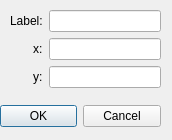
<?xml version="1.0" encoding="UTF-8"?>
<ui version="4.0">
 <class>AddPointIndependent</class>
 <widget class="QDialog" name="AddPointIndependent">
  <property name="geometry">
   <rect>
    <x>0</x>
    <y>0</y>
    <width>172</width>
    <height>140</height>
   </rect>
  </property>
  <property name="windowTitle">
   <string>Dialog</string>
  </property>
  <widget class="QDialogButtonBox" name="buttonBox">
   <property name="geometry">
    <rect>
     <x>0</x>
     <y>100</y>
     <width>161</width>
     <height>32</height>
    </rect>
   </property>
   <property name="orientation">
    <enum>Qt::Horizontal</enum>
   </property>
   <property name="standardButtons">
    <set>QDialogButtonBox::Cancel|QDialogButtonBox::Ok</set>
   </property>
  </widget>
  <widget class="QWidget" name="formLayoutWidget">
   <property name="geometry">
    <rect>
     <x>10</x>
     <y>10</y>
     <width>151</width>
     <height>80</height>
    </rect>
   </property>
   <layout class="QFormLayout" name="formLayout">
    <property name="labelAlignment">
     <set>Qt::AlignRight|Qt::AlignTrailing|Qt::AlignVCenter</set>
    </property>
    <item row="0" column="0">
     <widget class="QLabel" name="labelLabel">
      <property name="text">
       <string>Label:</string>
      </property>
     </widget>
    </item>
    <item row="0" column="1">
     <widget class="QLineEdit" name="labelLineEdit"/>
    </item>
    <item row="1" column="0">
     <widget class="QLabel" name="xLabel">
      <property name="text">
       <string>x:</string>
      </property>
     </widget>
    </item>
    <item row="1" column="1">
     <widget class="QLineEdit" name="xLineEdit"/>
    </item>
    <item row="2" column="0">
     <widget class="QLabel" name="yLabel">
      <property name="text">
       <string>y:</string>
      </property>
     </widget>
    </item>
    <item row="2" column="1">
     <widget class="QLineEdit" name="yLineEdit"/>
    </item>
   </layout>
  </widget>
 </widget>
 <resources/>
 <connections>
  <connection>
   <sender>buttonBox</sender>
   <signal>accepted()</signal>
   <receiver>AddPointIndependent</receiver>
   <slot>accept()</slot>
   <hints>
    <hint type="sourcelabel">
     <x>248</x>
     <y>254</y>
    </hint>
    <hint type="destinationlabel">
     <x>157</x>
     <y>274</y>
    </hint>
   </hints>
  </connection>
  <connection>
   <sender>buttonBox</sender>
   <signal>rejected()</signal>
   <receiver>AddPointIndependent</receiver>
   <slot>reject()</slot>
   <hints>
    <hint type="sourcelabel">
     <x>316</x>
     <y>260</y>
    </hint>
    <hint type="destinationlabel">
     <x>286</x>
     <y>274</y>
    </hint>
   </hints>
  </connection>
 </connections>
</ui>
